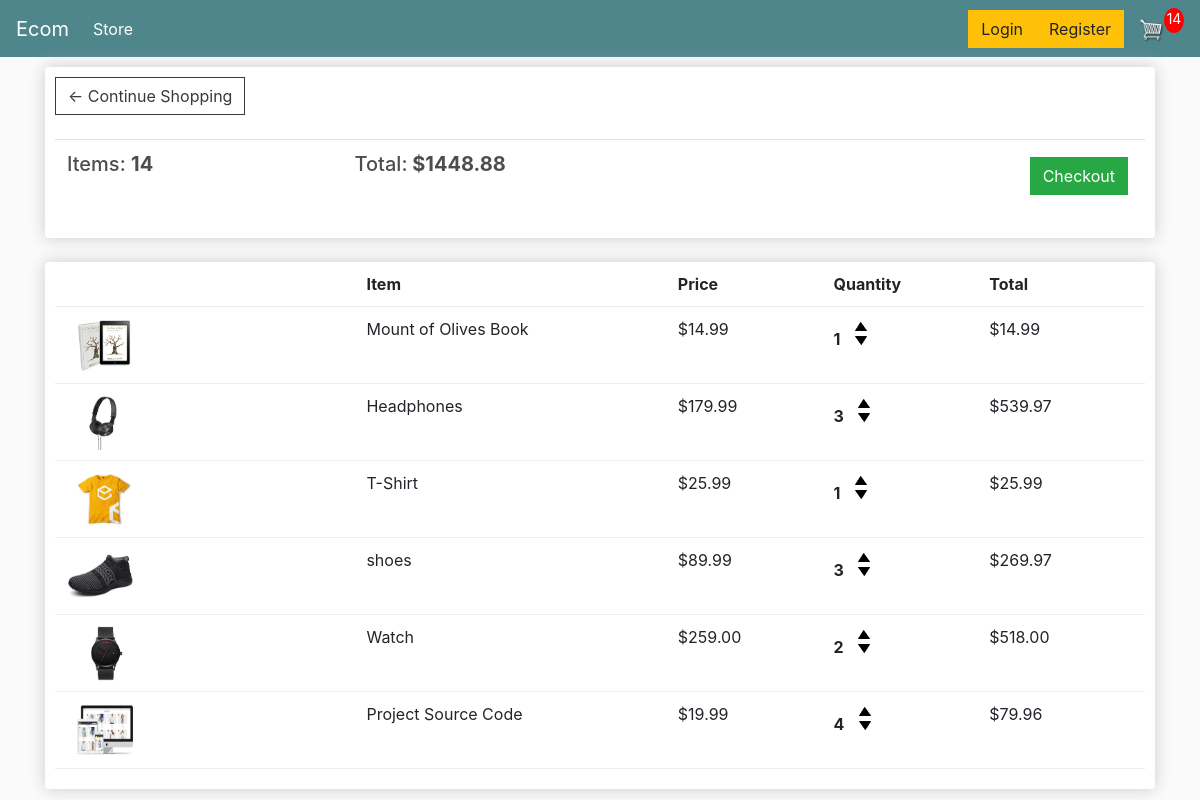
The app's page /cart/ (signed in) with its own data.
### store/models.py (models this page shows, shortened)
class Order(models.Model):
    customer = models.ForeignKey(
        Customer, on_delete=models.SET_NULL, null=True, blank=True)
    date_ordered = models.DateTimeField(auto_now_add=True)
    complete = models.BooleanField(default=False)
    transaction_id = models.CharField(max_length=100, null=True)
    @property
    def get_cart_total(self):
        orderitems = self.orderitem_set.all()
        total = sum([item.get_total for item in orderitems])
        return total
    @property
    def get_cart_items(self):
        orderitems = self.orderitem_set.all()
        total = sum([item.quantity for item in orderitems])
        return total

class OrderItem(models.Model):
    product = models.ForeignKey(Product, on_delete=models.SET_NULL, null=True)
    order = models.ForeignKey(Order, on_delete=models.SET_NULL, null=True)
    quantity = models.IntegerField(default=0, null=True, blank=True)
    date_added = models.DateTimeField(auto_now_add=True)
    @property
    def get_total(self):
        total = self.product.price * self.quantity
        return total

class Product(models.Model):
    name = models.CharField(max_length=200)
    price = models.FloatField()
    digital = models.BooleanField(default=False, null=True, blank=True)
    image = models.ImageField(null=True, blank=True)
    @property
    def imageURL(self):
        try:
            url = self.image.url
        except:
            url = ''
        return url

### store/views.py (the view)
# urls.py: path('cart/', views.cart, name="cart"),
def cart(request):
	data = cartData(request)
	cartItems = data['cartItems']
	order = data['order']
	items = data['items']
	context = {'items':items, 'order':order, 'cartItems':cartItems}
	return render(request, 'store/cart.html', context)

### store/utils.py (called while the page is built)
def cartData(request):
    if request.user.is_authenticated:
        customer = request.user.customer
        order, created = Order.objects.get_or_create(customer=customer, complete=False)
        items = order.orderitem_set.all()
        cartItems = order.get_cart_items
    else:
        cookieData = cookieCart(request)
        cartItems = cookieData['cartItems']
        order = cookieData['order']
        items = cookieData['items']
    return {'cartItems': cartItems, 'order': order, 'items': items}

### store/templates/store/Cart.html
{% extends 'store/main.html' %}
{% load static %}
{% block content %}
	<div class="row">
		<div class="col-lg-12">
			<div class="box-element">
				<a  class="btn btn-outline-dark" href="{% url 'store' %}">&#x2190; Continue Shopping</a>
				<br>
				<br>
				<table class="table">
					<tr>
						<th><h5>Items: <strong>{{order.get_cart_items}}</strong></h5></th>
						<th><h5>Total:<strong> ${{order.get_cart_total|floatformat:2}}</strong></h5></th>
						<th>
							<a  style="float:right; margin:5px;" class="btn btn-success" href="{% url 'checkout' %}">Checkout</a>
						</th>
					</tr>
				</table>
			</div>
			<br>
			<div class="box-element">
				<div class="cart-row">
					<div style="flex:2"></div>
					<div style="flex:2"><strong>Item</strong></div>
					<div style="flex:1"><strong>Price</strong></div>
					<div style="flex:1"><strong>Quantity</strong></div>
					<div style="flex:1"><strong>Total</strong></div>
				</div>
				{% for item in items %}
				<div class="cart-row">
					<div style="flex:2"><img class="row-image" src="{{item.product.imageURL}}"></div>
					<div style="flex:2"><p>{{item.product.name}}</p></div>
					<div style="flex:1"><p>${{item.product.price|floatformat:2}}</p></div>
					<div style="flex:1">
						<p class="quantity">{{item.quantity}}</p>
						<div class="quantity">
							<img data-product="{{item.product.id}}" data-action="add" class="chg-quantity update-cart" src="{% static  'images/arrow-up.png' %}">
							<img data-product="{{item.product.id}}" data-action="remove" class="chg-quantity update-cart" src="{% static  'images/arrow-down.png' %}">
						</div>
					</div>
					<div style="flex:1"><p>${{item.get_total|floatformat:2}}</p></div>
				</div>
				{% endfor %}
			</div>
		</div>
	</div>
{% endblock content %}

### static/css/main.css (style rules this page uses)
body { background-color: hsl(0, 0%, 98%); }
h1, h2, h3, h4, h5, h6 { color: hsl(0, 0%, 30%); }
.box-element { box-shadow: hsl(0, 0%, 80%) 0 0 16px; background-color: #fff; border-radius: 4px; padding: 10px; }
.col-lg-4, .col-lg-6, .col-lg-8, .col-lg-12 { margin-top: 10px; }
.btn { border-radius: 0; }
.row-image { width: 100px; }
.cart-row { display: flex; align-items: flex-stretch; padding-bottom: 10px; margin-bottom: 10px; border-bottom: 1px solid #ececec; }
.quantity { display: inline-block; font-weight: 700; padding-right: 10px; }
.chg-quantity { width: 12px; cursor: pointer; display: block; margin-top: 5px; transition: 0.1s; }

### records on screen
Order: get_cart_items "14", get_cart_total "1448.88"
OrderItem: product.imageURL (picture), product.name "Mount of Olives Book", product.price "14.99", quantity "1", get_total "14.99"
OrderItem: product.imageURL (picture), product.name "Headphones", product.price "179.99", quantity "3", get_total "539.97"
OrderItem: product.imageURL (picture), product.name "T-Shirt", product.price "25.99", quantity "1", get_total "25.99"
OrderItem: product.imageURL (picture), product.name "shoes", product.price "89.99", quantity "3", get_total "269.97"
OrderItem: product.imageURL (picture), product.name "Watch", product.price "259.00", quantity "2", get_total "518.00"
OrderItem: product.imageURL (picture), product.name "Project Source Code", product.price "19.99", quantity "4", get_total "79.96"

### other values on screen
{{ cartItems }} "14"
